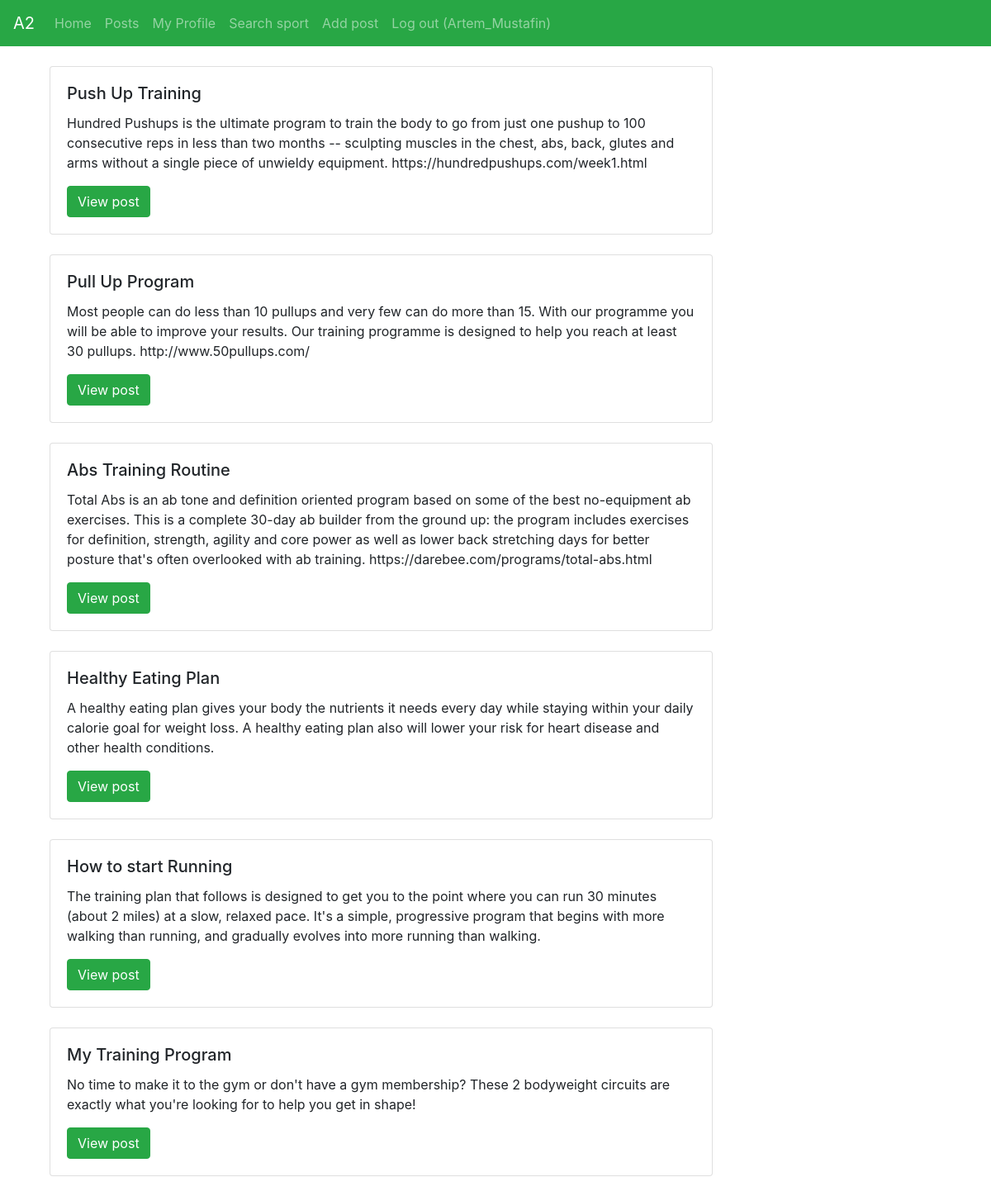
The page /posts/ (signed in) on the database its author committed.
### web/models.py (models this page shows)
class Post(models.Model):
    user = models.ForeignKey(User, on_delete=models.PROTECT)
    name = models.CharField(max_length=50)
    text = models.CharField(max_length=280)
    date_time = models.DateTimeField(auto_now=True)

### web/views.py (the view)
# urls.py: path('posts/', views.show_all_posts, name='show_all_posts'),
@login_required
def show_all_posts(request):
    context = {}
    posts = Post.objects.filter()[:100]
    context['posts'] = posts
    return render(request, 'web/all_posts.html', context)

### templates/web/all_posts.html
{% extends "../partials/base.html" %}
{% block content %}
    {% load bootstrap4 %}
    {% for post in posts %}
        <div class="mb-4 col-sm-9">
            <div class="card">
                <div class="card-body">
                    <h5 class="card-title">
                        {{ post.name }}
                    </h5>
                    <p class="card-text">{{ post.text }}</p>
                    <a href="/post/{{ post.id }}" class="btn btn-success">View post</a>
                </div>
            </div>
        </div>
    {% endfor %}
{% endblock %}

### templates/partials/base.html (shortened to what this page needs)
<!DOCTYPE html>
<html lang="en">
<head>
    {% load static %}
    {% load bootstrap4 %}
    {% bootstrap_css %}
</head>
<body>
{% include "partials/menu.html" %}
<div class="container">
    {% block content %}
    {% endblock %}
</div>
</body>
</html>

### templates/partials/menu.html (shortened to what this page needs)
<div class="menu pb-4">
    <nav class="navbar navbar-expand-lg navbar-dark bg-success">
        <a class="navbar-brand" href="{% url 'web:index' %}">А2</a>
        <div class="collapse navbar-collapse" id="navbarColor02">
            <ul class="navbar-nav mr-auto">
                <li class="nav-item">
                    <a class="nav-link" href="{% url 'web:index' %}">Home </a>
                </li>
                {% if user.is_authenticated %}
                    <li class="nav-item">
                        <a class="nav-link" href="{% url 'web:show_all_posts' %}">Posts</a>
                    </li>
                    <li class="nav-item">
                        <a class="nav-link" href="{% url 'web:user_profile' %}">My Profile</a>
                    </li>
                    <li class="nav-item">
                        <a class="nav-link" href="{% url 'web:search_sport' %}">Search sport</a>
                    </li>
                    <li class="nav-item">
                        <a class="nav-link" href="{% url 'web:add_post' %}">Add post</a>
                    </li>
                    <li class="nav-item">
                        <a class="nav-link" href="{% url 'web:signout' %}">Log out ({{ request.user.username }})</a>
                    </li>
                {% endif %}
            </ul>
        </div>
    </nav>
</div>

### rows shown on the page
Post: name "Push Up Training", text "Hundred Pushups is the ultimate program to train the body to go from just one pushup to 100 consecutive reps in less than two months -- sculpting muscles in the chest, abs, back, glutes and arms without a single piece of unwieldy equipment. https://hundredpushups.com/week1.html"
Post: name "Pull Up Program", text "Most people can do less than 10 pullups and very few can do more than 15. With our programme you will be able to improve your results. Our training programme is designed to help you reach at least 30 pullups. http://www.50pullups.com/"
Post: name "Abs Training Routine", text "Total Abs is an ab tone and definition oriented program based on some of the best no-equipment ab exercises. This is a complete 30-day ab builder from the ground up: the program includes exercises for definition, strength, agility and core power as well as lower back stretching days for better posture that's often overlooked with ab training. https://darebee.com/programs/total-abs.html"
Post: name "Healthy Eating Plan", text "A healthy eating plan gives your body the nutrients it needs every day while staying within your daily calorie goal for weight loss. A healthy eating plan also will lower your risk for heart disease and other health conditions."
Post: name "How to start Running", text "The training plan that follows is designed to get you to the point where you can run 30 minutes (about 2 miles) at a slow, relaxed pace. It's a simple, progressive program that begins with more walking than running, and gradually evolves into more running than walking."
Post: name "My Training Program", text "No time to make it to the gym or don't have a gym membership? These 2 bodyweight circuits are exactly what you're looking for to help you get in shape!"

### other values the page prints
{{ request.user.username }} "Artem_Mustafin"
